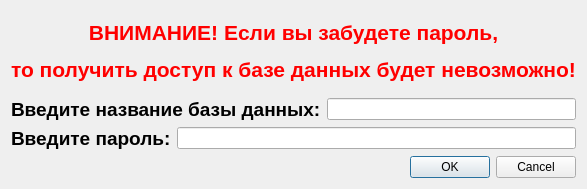
<?xml version="1.0" encoding="UTF-8"?>
<ui version="4.0">
 <class>EditDatabaseWidget</class>
 <widget class="QDialog" name="EditDatabaseWidget">
  <property name="geometry">
   <rect>
    <x>0</x>
    <y>0</y>
    <width>585</width>
    <height>189</height>
   </rect>
  </property>
  <property name="windowTitle">
   <string>Изменить базу данных</string>
  </property>
  <layout class="QGridLayout" name="gridLayout">
   <item row="0" column="0">
    <layout class="QVBoxLayout" name="verticalLayout">
     <item>
      <widget class="QLabel" name="warning">
       <property name="text">
        <string>&lt;html&gt;&lt;head/&gt;&lt;body&gt;&lt;p align=&quot;center&quot;&gt;&lt;span style=&quot; font-size:16pt; font-weight:700; color:#ff0000;&quot;&gt;ВНИМАНИЕ! Если вы забудете пароль,&lt;/span&gt;&lt;/p&gt;&lt;p align=&quot;center&quot;&gt;&lt;span style=&quot; font-size:16pt; font-weight:700; color:#ff0000;&quot;&gt;то получить доступ к базе данных будет невозможно!&lt;/span&gt;&lt;/p&gt;&lt;/body&gt;&lt;/html&gt;</string>
       </property>
      </widget>
     </item>
     <item>
      <layout class="QHBoxLayout" name="horizontalLayout_2">
       <item>
        <widget class="QLabel" name="label">
         <property name="text">
          <string>&lt;html&gt;&lt;head/&gt;&lt;body&gt;&lt;p&gt;&lt;span style=&quot; font-size:14pt; font-weight:700;&quot;&gt;Введите название базы данных:&lt;/span&gt;&lt;/p&gt;&lt;/body&gt;&lt;/html&gt;</string>
         </property>
        </widget>
       </item>
       <item>
        <widget class="QLineEdit" name="baseName">
         <property name="maxLength">
          <number>64</number>
         </property>
        </widget>
       </item>
      </layout>
     </item>
     <item>
      <layout class="QHBoxLayout" name="horizontalLayout">
       <item>
        <widget class="QLabel" name="label_2">
         <property name="text">
          <string>&lt;html&gt;&lt;head/&gt;&lt;body&gt;&lt;p&gt;&lt;span style=&quot; font-size:14pt; font-weight:700;&quot;&gt;Введите пароль:&lt;/span&gt;&lt;/p&gt;&lt;/body&gt;&lt;/html&gt;</string>
         </property>
        </widget>
       </item>
       <item>
        <widget class="QLineEdit" name="basePassword">
         <property name="maxLength">
          <number>64</number>
         </property>
        </widget>
       </item>
      </layout>
     </item>
     <item>
      <widget class="QDialogButtonBox" name="buttonBox">
       <property name="orientation">
        <enum>Qt::Horizontal</enum>
       </property>
       <property name="standardButtons">
        <set>QDialogButtonBox::Cancel|QDialogButtonBox::Ok</set>
       </property>
      </widget>
     </item>
    </layout>
   </item>
  </layout>
 </widget>
 <resources/>
 <connections>
  <connection>
   <sender>buttonBox</sender>
   <signal>accepted()</signal>
   <receiver>EditDatabaseWidget</receiver>
   <slot>accept()</slot>
   <hints>
    <hint type="sourcelabel">
     <x>248</x>
     <y>254</y>
    </hint>
    <hint type="destinationlabel">
     <x>157</x>
     <y>274</y>
    </hint>
   </hints>
  </connection>
  <connection>
   <sender>buttonBox</sender>
   <signal>rejected()</signal>
   <receiver>EditDatabaseWidget</receiver>
   <slot>reject()</slot>
   <hints>
    <hint type="sourcelabel">
     <x>316</x>
     <y>260</y>
    </hint>
    <hint type="destinationlabel">
     <x>286</x>
     <y>274</y>
    </hint>
   </hints>
  </connection>
 </connections>
</ui>
